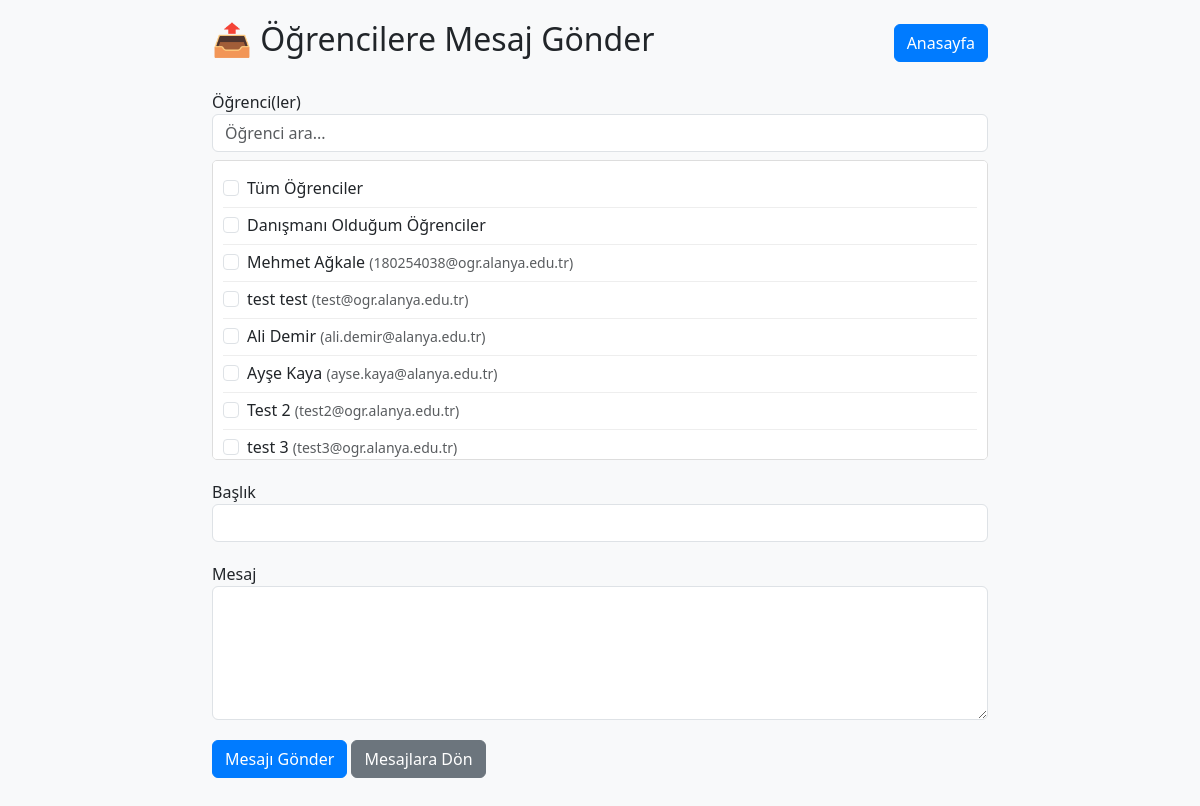
The page /ogretmen_mesaj_gonder.php (signed in) on the database its author committed.
### tables this page shows
CREATE TABLE `kullanicilar` (
  `id` int(11) NOT NULL,
  `email` varchar(255) NOT NULL,
  `sifre` varchar(255) NOT NULL,
  `ad` varchar(255) NOT NULL,
  `danisman_id` int(11) DEFAULT NULL
);

### ogretmen_mesaj_gonder.php (the view, shortened to what this page needs)
<?php
include "db.php";
$students = $db->query("SELECT id, ad, email FROM kullanicilar")->fetchAll(PDO::FETCH_ASSOC);
?>
<!DOCTYPE html>
<html lang="tr">
<head>
    <link href="assets/css/bootstrap.min.css" rel="stylesheet">
</head>
<body>
    <div class="container">
    <div class="d-flex justify-content-between align-items-center mb-4">
            <h2>📤 Öğrencilere Mesaj Gönder</h2>
            <div>
                <a href="panel.php" class="btn btn-primary">Anasayfa</a>
            </div>
        </div>
        <form method="POST">
            <div class="form-group">
                <label>Öğrenci(ler)</label>
                <div class="mb-2">
                    <input type="text" class="form-control" id="studentSearch" placeholder="Öğrenci ara...">
                </div>
                <div class="student-list">
                    <div class="student-item">
                        <div class="form-check">
                            <input type="checkbox" class="form-check-input" id="all" name="hedef_ogrenciler[]" value="all">
                            <label class="form-check-label" for="all">Tüm Öğrenciler</label>
                        </div>
                    </div>
                    <div class="student-item">
                        <div class="form-check">
                            <input type="checkbox" class="form-check-input" id="advisees" name="hedef_ogrenciler[]" value="advisees">
                            <label class="form-check-label" for="advisees">Danışmanı Olduğum Öğrenciler</label>
                        </div>
                    </div>
                    <?php foreach ($students as $student): ?>
                        <div class="student-item" data-name="<?php echo strtolower(htmlspecialchars($student['ad'])); ?>" data-email="<?php echo strtolower(htmlspecialchars($student['email'])); ?>">
                            <div class="form-check">
                                <input type="checkbox" class="form-check-input" id="ogrenci_<?php echo $student['id']; ?>"
                                       name="hedef_ogrenciler[]" value="<?php echo $student['id']; ?>">
                                <label class="form-check-label" for="ogrenci_<?php echo $student['id']; ?>">
                                    <?php echo htmlspecialchars($student['ad']); ?>
                                    <small class="text-muted">(<?php echo htmlspecialchars($student['email']); ?>)</small>
                                </label>
                            </div>
                        </div>
                    <?php endforeach; ?>
                </div>
            </div>
            <div class="form-group">
                <label for="baslik">Başlık</label>
                <input type="text" class="form-control" id="baslik" name="baslik" required>
            </div>
            <div class="form-group">
                <label for="mesaj">Mesaj</label>
                <textarea class="form-control" id="mesaj" name="mesaj" rows="5" required></textarea>
            </div>
            <button type="submit" class="btn btn-primary">Mesajı Gönder</button>
            <a href="ogretmen_mesajlar.php" class="btn btn-secondary">Mesajlara Dön</a>
        </form>
    </div>
</body>
</html>

### ogretmen_mesaj_gonder.php (style rules this page uses)
body { padding: 20px; background-color: #f8f9fa; }
.container { max-width: 800px; margin: 0 auto; }
.form-group { margin-bottom: 20px; }
.student-list { max-height: 300px; overflow-y: auto; border: 1px solid #ddd; padding: 10px; border-radius: 5px; background: white; }
.student-item { padding: 5px 0; border-bottom: 1px solid #eee; }
.student-item:last-child { border-bottom: none; }
.btn-primary { background-color: #007bff; border-color: #007bff; }

### rows shown on the page
kullanicilar: ad "Mehmet Ağkale", email "180254038@ogr.alanya.edu.tr"
kullanicilar: ad "test test", email "test@ogr.alanya.edu.tr"
kullanicilar: ad "Ali Demir", email "ali.demir@alanya.edu.tr"
kullanicilar: ad "Ayşe Kaya", email "ayse.kaya@alanya.edu.tr"
kullanicilar: ad "Test 2", email "test2@ogr.alanya.edu.tr"
kullanicilar: ad "test 3", email "test3@ogr.alanya.edu.tr"
